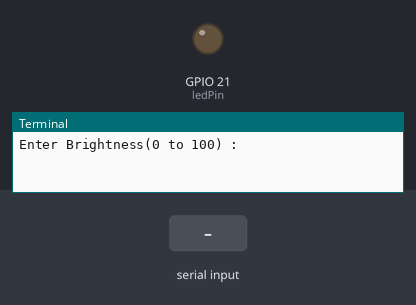
Bench run of a program on a simulated Raspberry Pi (BCM pin numbers). On the bench: output pins drawn as LEDs (lit = HIGH), the last lines printed to the terminal. The inputs (shaded band) are chosen by the test bench.

Above: at 1.2 s.
1.3 s: "5" typed at the terminal, then Enter
At 2.1 s:
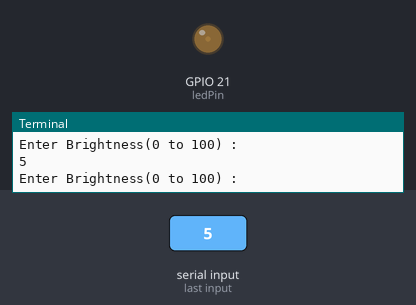
2.8 s: "90" typed at the terminal, then Enter
At 3.2 s:
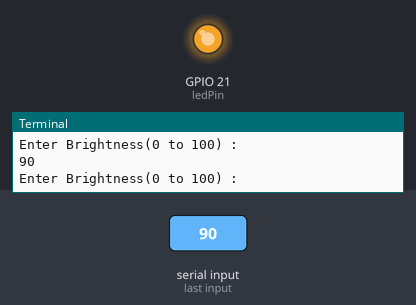
Timing chart, 0 to 5.8 s (numbered marks = the images above; inputs shaded):
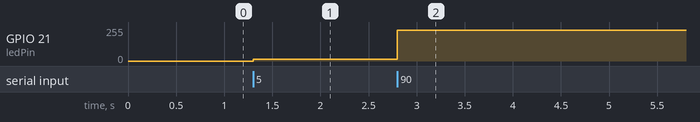

The program:

ledPwm.py
```python
# => 밝기조절

import RPi.GPIO as GPIO

ledPin = 21

GPIO.setmode(GPIO.BCM)
GPIO.setup(ledPin, GPIO.OUT)

p = GPIO.PWM(ledPin,255)

p.start(0)

while True:
	d = input("Enter Brightness(0 to 100) : ")
	duty = int(d)

	if(duty == 100):
		p.stop()
		GPIO.cleanup()
		break
	else:
		p.ChangeDutyCycle(duty) # 출력값 변경
```

Measured:
- after the input at 1.3 s, GPIO 21 (ledPin): 0/255 → 13/255 at once
- after the input at 2.8 s, GPIO 21 (ledPin): 13/255 → 230/255 at once
